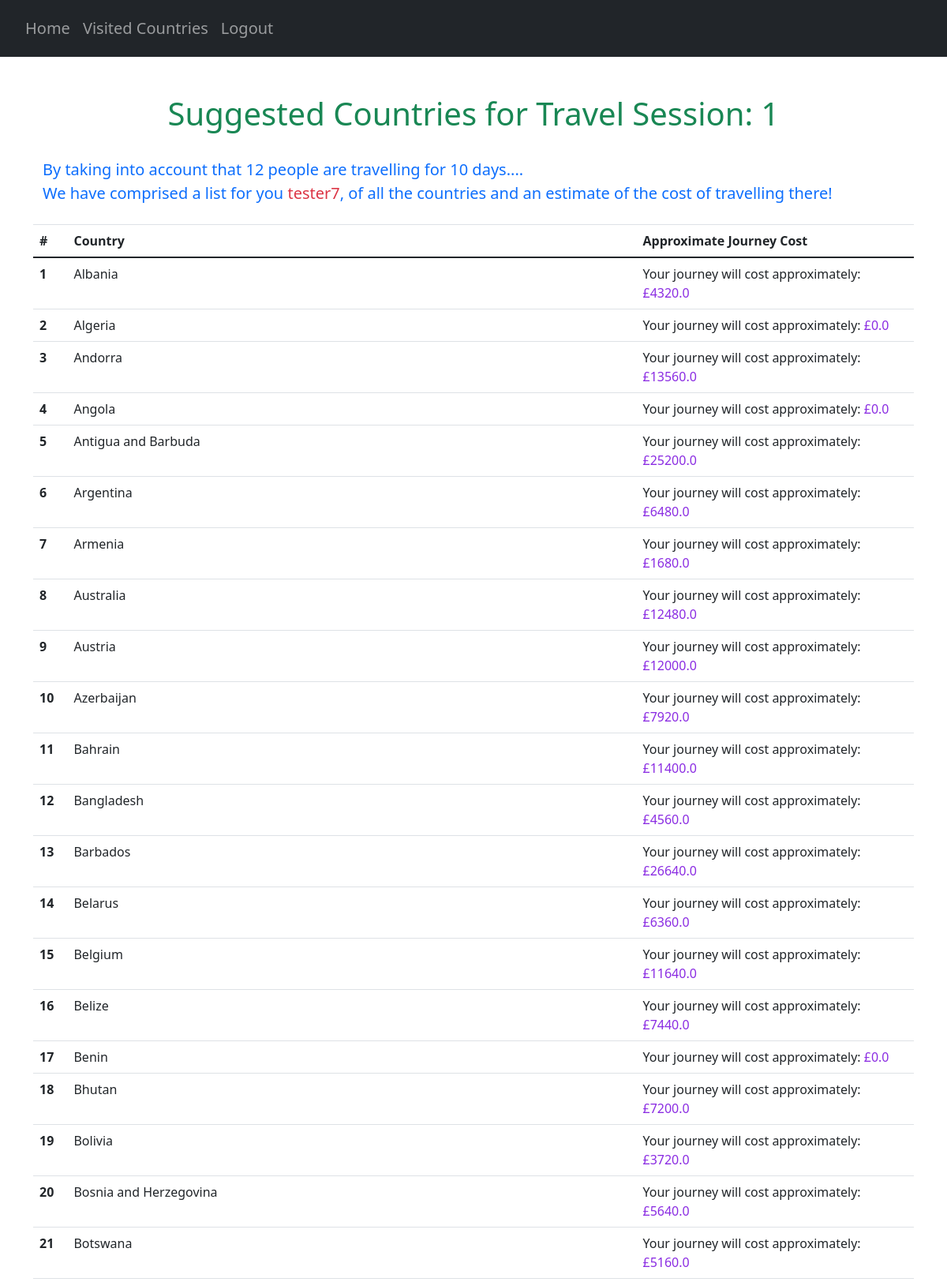
The page /suggestions/1 (signed in, upper part) on the database its author committed.
### website/models.py (models this page shows)
class User(db.Model, UserMixin):
    id = db.Column(db.Integer, primary_key=True)
    email = db.Column(db.String(150), unique=True)
    password = db.Column(db.String(150))
    first_name = db.Column(db.String(150))
    notes = db.relationship('Note')
    countries = db.relationship('UserCountry')
    travel_score = db.relationship('UserTravelScore')

class UserCountryScore(db.Model):
    user_id = db.Column(db.Integer, db.ForeignKey('user.id'), primary_key=True)
    travel_id = db.Column(db.Integer, primary_key=True)
    country_code = db.Column(db.String(3), db.ForeignKey('country.country_code'), primary_key=True)
    water_sports_score = db.Column(db.Float)
    winter_sports_score = db.Column(db.Float)
    culture_score = db.Column(db.Float)
    safety_score = db.Column(db.Float)
    budget_score = db.Column(db.Float)
    total_score = db.Column(db.Float)
    final_travel_cost = db.Column(db.Float)

class Country(db.Model):
    country_code = db.Column(db.String(3), primary_key=True)
    country_name = db.Column(db.String(150), unique=True)

### website/views.py (the view)
@views.route("/suggestions/<travelID>", methods=["GET"])
@login_required
def suggestions(travelID):
    countries = Country.query.all()
    AllCountries = {}
    for country in countries:
        AllCountries[country.country_code] = country.country_name
    user_travel_details = []
    try:
        ranked_countries = userCountryScore(travelID, AllCountries)
        ranked_countries_UF = list(map(lambda x: (AllCountries[x[0]], x[1], x[2]), ranked_countries))
        current_travel = UserTravelScore.query.get((current_user.id, travelID))
        num_travellers = current_travel.num_travellers
        travelling_time = current_travel.travelling_time
        user_travel_details.append(travelID)
        user_travel_details.append(num_travellers)
        user_travel_details.append(travelling_time)
        return render_template("suggestions.html",
                               user=current_user,
                               best_countries=ranked_countries_UF,
                               user_travel=user_travel_details)
    except (AttributeError, sqlalchemy.exc.IntegrityError) as e:
        print("ERROR", e)
        user_travel_details.append(0)
        user_travel_details.append(1)
        return redirect(url_for('views.noTravel'))

### website/__init__.py (called while the page is built)
def create_app():
    app = Flask(__name__)
    app.config['SECRET_KEY'] = 'pog'
    app.config['SQLALCHEMY_DATABASE_URI'] = f'sqlite:///{DB_NAME}'
    db.init_app(app)
    from .views import views
    from .auth import auth
    app.register_blueprint(views, url_prefix='/')
    app.register_blueprint(auth, url_prefix='/')
    from .models import User, Note, Country, UserCountry, Safety, Cost, CulturalValue, CovidRestrictions
    create_database(app)
    login_manager = LoginManager()
    login_manager.login_view = 'auth.login'
    login_manager.init_app(app)
    @login_manager.user_loader
    def load_user(id):
        return User.query.get(int(id))
    return app

### website/questionHandler.py (called while the page is built)
def doesUserWantThisCountry(countryCode):
    countries = UserCountry.query.all()
    users_countries = []
    for country in countries:
        if country.user_id == current_user.id:
            users_countries.append(country.country_code)
    for country in users_countries:
        if countryCode in users_countries:
            return True
        else:
            return False

def filterPrevCountries():
    print("In filter prev countries")
    countries = Country.query.all()
    AllCountryCodes = []
    for country in countries:
        AllCountryCodes.append(country.country_code)
    suggestionsStream = filter(lambda x:not(doesUserWantThisCountry(x)), AllCountryCodes)
    suggestionsStream = list(suggestionsStream)
    return suggestionsStream

def sortCountries(travelID):
    print("sort countries is running")
    userSuggestions = []
    filteredCountries = filterPrevCountries()
    country_number = 1
    for country in filteredCountries:
        result = UserCountryScore.query.get((current_user.id, travelID, country))
        travelCost = result.final_travel_cost
        valuesToDisplay = {}
        valuesToDisplay["Your journey will cost approximately"] = travelCost
        userSuggestions.append((country, int(country_number), valuesToDisplay))
        country_number += 1
    return userSuggestions

def userCountryScore(travelID, countryCodes):
    try:
        current_travel = UserTravelScore.query.get((current_user.id, travelID))
    except (sqlite3.IntegrityError, sqlalchemy.exc.IntegrityError) as e:
        print(e)
    prev_countries = getattr(current_travel, "prev_countries")
    print(prev_countries)
    calculateCountryScores(travelID, countryCodes)
    sortedCountries = filterPrevCountries()
    sortedCountries = sortCountries(travelID)
    return sortedCountries

### website/templates/suggestions.html (shortened to what this page needs)
{% extends "base.html" %} {% block title %}Countries{% endblock %}
{% block content %}
<div class="container pt-5">
    <h1 align="center"><span class="text-success">Suggested Countries for Travel Session: {{ user_travel[0] }}</span></h1>
    <p class="pt-4 pb-2 text-primary" id="user-countries-header">
        By taking into account that {{ user_travel[1] }} people are travelling for {{ user_travel[2] }} days....<br>
        We have comprised a list for you <span class="text-danger">{{ current_user.first_name }}</span>,
        of all the countries and an estimate of the cost of travelling there!
    </p>
</div>
<table class="table">
    <thead>
        <tr>
            <th scope="col">#</th>
            <th scope="col">Country</th>
            <th scope="col">Approximate Journey Cost</th>
        </tr>
    </thead>
    <tbody>
        {% for country in best_countries %}
        {% set countryName = country[0] %}
        {% set countryDict = country[2] %}
        {% for roughCostText, roughCost in countryDict.items() %}
            <tr>
                <th scope="row">{{ country[1] }}</th>
                <td>{{ countryName }}</td>
                <td>{{ roughCostText }}: <span class="cost-number">£{{ roughCost}}</span></td>
            </tr>
        {% endfor %}
        {% endfor %}
    </tbody>
</table>
{% endblock %}

### website/templates/base.html (shortened to what this page needs)
<!DOCTYPE html>
<html>
    <head>
        <link
            rel="stylesheet"
            href="https://stackpath.bootstrapcdn.com/bootstrap/4.4.1/css/bootstrap.min.css"
        />
        <link
            rel="stylesheet"
            href="https://stackpath.bootstrapcdn.com/font-awesome/4.7.0/css/font-awesome.min.css"
        />
        <link rel="stylesheet" href="https://cdn.jsdelivr.net/npm/bootstrap-icons@1.3.0/font/bootstrap-icons.css">
        <link href="https://cdn.jsdelivr.net/npm/bootstrap@5.0.2/dist/css/bootstrap.min.css"
              rel="stylesheet"
        />
        <link href="https://cdn.jsdelivr.net/npm/tom-select@2.0.0-rc.4/dist/css/tom-select.css" rel="stylesheet">
        <script type="text/javascript" src="https://cdnjs.cloudflare.com/ajax/libs/jquery/3.1.1/jquery.min.js"></script>        <link rel="stylesheet" type="text/css" href="/static/extra.css">
    </head>
    <body>
        <section>
            <nav class="navbar navbar-expand-lg bg-dark navbar-dark py-3 ">
                <div class="collapse navbar-collapse" id="navbar">
                    <div class="navbar-nav pl-2 h5">
                        <ul class="navbar-nav">
                            {% if user.is_authenticated %}
                            <li class="nav-item">
                                <a class="nav-link" id="home" href="/">Home</a>
                            </li>
                            <li class="nav-item">
                                <a class="nav-link" id="prev-countries" href="/countries">Visited Countries</a>
                            </li>
                            <li class="nav-item">
                                <a class="nav-link" id="logout" href="/logout">Logout</a>
                            </li>
                            {% endif %}
                        </ul>
                    </div>
                </div>
            </nav>
        </section>
        {% if request.url == "http://127.0.0.1:5000/" %}
            {% block homepage %}
            {% endblock %}
        {% elif request.url == "http://127.0.0.1:5000/countries" %}
            {% block countriespage %}
            {% endblock %}
        {% else %}
            <div class="container" id="main">
            {% block content %}
            {% endblock %}
            </div>
        {% endif %}
    </body>
</html>

### website/static/extra.css (style rules this page uses)
.cost-number { color: blueviolet; }
#user-countries-header { font-size: 20px; }

### rows shown on the page
User: first_name "tester7"
Country: country_name "Albania"
UserCountryScore: travel "1", roughCostText "Your journey will cost approximately", final_travel_cost "4320.0"
Country: country_name "Algeria"
UserCountryScore: country "2", roughCostText "Your journey will cost approximately", final_travel_cost "0.0"
Country: country_name "Andorra"
UserCountryScore: country "3", roughCostText "Your journey will cost approximately", final_travel_cost "13560.0"
Country: country_name "Angola"
UserCountryScore: country "4", roughCostText "Your journey will cost approximately", final_travel_cost "0.0"
Country: country_name "Antigua and Barbuda"
UserCountryScore: country "5", roughCostText "Your journey will cost approximately", final_travel_cost "25200.0"
Country: country_name "Argentina"
UserCountryScore: country "6", roughCostText "Your journey will cost approximately", final_travel_cost "6480.0"
Country: country_name "Armenia"
UserCountryScore: country "7", roughCostText "Your journey will cost approximately", final_travel_cost "1680.0"
Country: country_name "Australia"
UserCountryScore: country "8", roughCostText "Your journey will cost approximately", final_travel_cost "12480.0"
Country: country_name "Austria"
UserCountryScore: country "9", roughCostText "Your journey will cost approximately", final_travel_cost "12000.0"
Country: country_name "Azerbaijan"
UserCountryScore: country "10", roughCostText "Your journey will cost approximately", final_travel_cost "7920.0"
Country: country_name "Bahrain"
UserCountryScore: country "11", roughCostText "Your journey will cost approximately", final_travel_cost "11400.0"
Country: country_name "Bangladesh"
UserCountryScore: country "12", roughCostText "Your journey will cost approximately", final_travel_cost "4560.0"
Country: country_name "Barbados"
UserCountryScore: country "13", roughCostText "Your journey will cost approximately", final_travel_cost "26640.0"
Country: country_name "Belarus"
UserCountryScore: user "14", roughCostText "Your journey will cost approximately", final_travel_cost "6360.0"
Country: country_name "Belgium"
UserCountryScore: country "15", roughCostText "Your journey will cost approximately", final_travel_cost "11640.0"
Country: country_name "Belize"
UserCountryScore: country "16", roughCostText "Your journey will cost approximately", final_travel_cost "7440.0"
Country: country_name "Benin"
UserCountryScore: country "17", roughCostText "Your journey will cost approximately", final_travel_cost "0.0"
Country: country_name "Bhutan"
UserCountryScore: country "18", roughCostText "Your journey will cost approximately", final_travel_cost "7200.0"
Country: country_name "Bolivia"
UserCountryScore: country "19", roughCostText "Your journey will cost approximately", final_travel_cost "3720.0"
Country: country_name "Bosnia and Herzegovina"
UserCountryScore: country "20", roughCostText "Your journey will cost approximately", final_travel_cost "5640.0"
Country: country_name "Botswana"
UserCountryScore: country "21", roughCostText "Your journey will cost approximately", final_travel_cost "5160.0"

### other values the page prints
{{ user_travel[0] }} "1"
{{ user_travel[1] }} "12"
{{ user_travel[2] }} "10"
